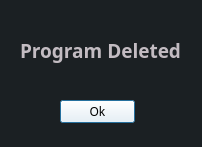
<?xml version="1.0" encoding="UTF-8"?>
<ui version="4.0">
 <class>dlgProgramDeleted</class>
 <widget class="QDialog" name="dlgProgramDeleted">
  <property name="geometry">
   <rect>
    <x>0</x>
    <y>0</y>
    <width>202</width>
    <height>147</height>
   </rect>
  </property>
  <property name="minimumSize">
   <size>
    <width>202</width>
    <height>147</height>
   </size>
  </property>
  <property name="maximumSize">
   <size>
    <width>202</width>
    <height>147</height>
   </size>
  </property>
  <property name="windowTitle">
   <string>Porgram Deleted</string>
  </property>
  <property name="styleSheet">
   <string notr="true">background: #1b2023;</string>
  </property>
  <widget class="QLabel" name="txtPorgramDeleted">
   <property name="geometry">
    <rect>
     <x>20</x>
     <y>10</y>
     <width>181</width>
     <height>81</height>
    </rect>
   </property>
   <property name="font">
    <font>
     <family>JetBrains Mono</family>
     <pointsize>14</pointsize>
     <weight>75</weight>
     <bold>true</bold>
    </font>
   </property>
   <property name="styleSheet">
    <string notr="true">color: #c3bcc2;</string>
   </property>
   <property name="text">
    <string>Program Deleted</string>
   </property>
  </widget>
  <widget class="QPushButton" name="btnDlgProgramDeleted">
   <property name="geometry">
    <rect>
     <x>60</x>
     <y>100</y>
     <width>75</width>
     <height>23</height>
    </rect>
   </property>
   <property name="font">
    <font>
     <family>JetBrains Mono</family>
     <pointsize>9</pointsize>
    </font>
   </property>
   <property name="styleSheet">
    <string notr="true">background: white;
</string>
   </property>
   <property name="text">
    <string>Ok</string>
   </property>
  </widget>
 </widget>
 <resources/>
 <connections/>
</ui>
